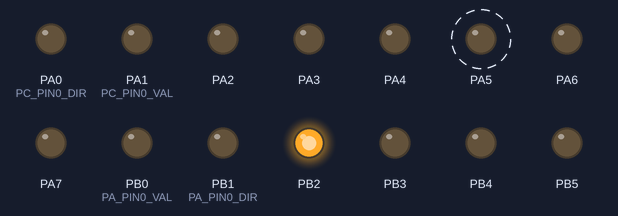
Recording of a program running on a simulated ATmega32, built with avr-gcc and emulated at 1 MHz. Parts: output pins drawn as LEDs (lit = HIGH). Dashed ring = blinking.

Above: at 0.3 s.
Timing chart, 0 to 3.0 s (numbered marks = the images above):
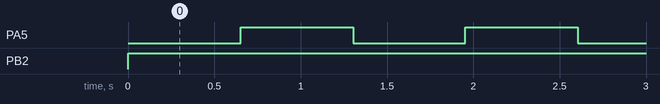

Measured:
- by itself, PA5: alternates HIGH for 0.65 s and LOW for 0.65 s
- by itself, PB2: LOW → HIGH at 0.00 s

The program:

main.c
```c
/*
 * main.c
 *
 *  Created on: Feb 7, 2023
 *      Author: 00214
 */
#include "stdTypes.h"
#include  "errorStates.h"

#include "DIO_int.h"
#include "LED_config.h"
#include "LED_int.h"
#include  <util/delay.h>
extern LED_t LED_AstrLedConfig [LED_NUM];


int main(void){
	DIO_enuInit();
	LED_enuInit(LED_AstrLedConfig);


	while(1)
	{

			LED_enuTurnON(&LED_AstrLedConfig[0]);
			_delay_ms(500);
			LED_enuTurnOFF(&LED_AstrLedConfig[0]);
			_delay_ms(500);
	}
	return 0;
}
```

LED_int.h
```c
/*
 * LED.int.h
 *
 *  Created on: Feb 7, 2023
 *      Author: 00214
 */

#ifndef LED_INT_H_
#define LED_INT_H_

ES_t LED_enuInit(LED_t * Copy_pstrLedConfig);
ES_t LED_enuTurnON(LED_t * Copy_pstrLedID);
ES_t LED_enuTurnOFF(LED_t * Copy_pstrLedID);

#endif /* LED_INT_H_ */
```

LED_priv.h
```c
/*
 * LED.priv.h
 *
 *  Created on: Feb 7, 2023
 *      Author: 00214
 */

#ifndef LED_PRIV_H_
#define LED_PRIV_H_

#define  LED_SINK       8
#define  LED_SOURCE     13

#define  LED_ON         9
#define  LED_OFF        123

#endif /* LED_PRIV_H_ */
```

LED_prog.c
```c
/*
 * LED.prog.c
 *
 *  Created on: Feb 7, 2023
 *      Author: 00214
 */
#include  "stdTypes.h"
#include  "errorStates.h"
#include  "LED_priv.h"
#include  "LED_config.h"
#include  "DIO_int.h"


ES_t LED_enuInit(LED_t * Copy_pstrLedConfig){
	ES_t Local_enuErrorState = ES_NOK;
	if(Copy_pstrLedConfig != NULL)
	{
		u8 Local_enuIterator =0;
		for(Local_enuIterator=0;Local_enuIterator <LED_NUM ;Local_enuIterator++)
		{
			Local_enuErrorState = DIO_enuSetPinDirection(Copy_pstrLedConfig[Local_enuIterator].LED_u8PortID, DIO_u8OUTPUT  , Copy_pstrLedConfig[Local_enuIterator].LED_u8PinID);
			if(Copy_pstrLedConfig[Local_enuIterator].LED_u8Connection == LED_SINK )
			{
				if(Copy_pstrLedConfig[Local_enuIterator].LED_u8InitState == LED_ON)
				{
					Local_enuErrorState = DIO_enuSetPinValue(Copy_pstrLedConfig[Local_enuIterator].LED_u8PortID,Copy_pstrLedConfig[Local_enuIterator].LED_u8PinID ,DIO_u8LOW);
				}
				else if(Copy_pstrLedConfig[Local_enuIterator].LED_u8InitState == LED_OFF)
				{
					Local_enuErrorState = DIO_enuSetPinValue(Copy_pstrLedConfig[Local_enuIterator].LED_u8PortID,Copy_pstrLedConfig[Local_enuIterator].LED_u8PinID ,DIO_u8HIGH);
				}
				else
				{
					return ES_OUT_OF_RANGE;
				}
			}
			else if(Copy_pstrLedConfig[Local_enuIterator].LED_u8Connection == LED_SOURCE )
			{
				if(Copy_pstrLedConfig[Local_enuIterator].LED_u8InitState == LED_ON)
				{
					Local_enuErrorState = DIO_enuSetPinValue(Copy_pstrLedConfig[Local_enuIterator].LED_u8PortID,Copy_pstrLedConfig[Local_enuIterator].LED_u8PinID ,DIO_u8HIGH);
				}
				else if(Copy_pstrLedConfig[Local_enuIterator].LED_u8InitState == LED_OFF)
				{
					Local_enuErrorState = DIO_enuSetPinValue(Copy_pstrLedConfig[Local_enuIterator].LED_u8PortID,Copy_pstrLedConfig[Local_enuIterator].LED_u8PinID ,DIO_u8LOW);
				}
				else
				{
						return ES_OUT_OF_RANGE;
				}
			}
			else{
				return ES_OUT_OF_RANGE;
			}
		}

	}
	else
	{
		Local_enuErrorState = ES_NULL_POINTER;
	}
return Local_enuErrorState;
}
ES_t LED_enuTurnON(LED_t * Copy_pstrLedID){
	ES_t Local_enuErrorState = ES_NOK;
	if(Copy_pstrLedID != NULL)
	{
		if(Copy_pstrLedID->LED_u8Connection == LED_SINK)
		{
			Local_enuErrorState = DIO_enuSetPinValue(Copy_pstrLedID->LED_u8PortID,Copy_pstrLedID->LED_u8PinID,DIO_u8LOW);
		}
		else if(Copy_pstrLedID->LED_u8Connection == LED_SOURCE)
		{
			Local_enuErrorState = DIO_enuSetPinValue(Copy_pstrLedID->LED_u8PortID,Copy_pstrLedID->LED_u8PinID,DIO_u8HIGH);
		}
		else
		{
			Local_enuErrorState = ES_OUT_OF_RANGE;
		}
	}
	else
	{
		Local_enuErrorState =ES_NULL_POINTER;
	}

	return Local_enuErrorState;
}
ES_t LED_enuTurnOFF(LED_t * Copy_pstrLedID){
	ES_t Local_enuErrorState = ES_NOK;
	if(Copy_pstrLedID != NULL)
		{
			if(Copy_pstrLedID->LED_u8Connection == LED_SINK)
			{
				Local_enuErrorState = DIO_enuSetPinValue(Copy_pstrLedID->LED_u8PortID,Copy_pstrLedID->LED_u8PinID,DIO_u8HIGH);
			}
			else if(Copy_pstrLedID->LED_u8Connection == LED_SOURCE)
			{
				Local_enuErrorState = DIO_enuSetPinValue(Copy_pstrLedID->LED_u8PortID,Copy_pstrLedID->LED_u8PinID,DIO_u8LOW);
			}
			else
			{
				Local_enuErrorState = ES_OUT_OF_RANGE;
			}
		}
		else
		{
			Local_enuErrorState =ES_NULL_POINTER;
		}

	return Local_enuErrorState;
}
```

errorStates.h
```c
/*
 * errorStates.h
 *
 *  Created on: Feb 2, 2023
 *      Author: 00214
 */

#ifndef ERRORSTATES_H_
#define ERRORSTATES_H_
typedef enum {
	ES_NOK , ES_OK , ES_NULL_POINTER , ES_OUT_OF_RANGE
}ES_t;

#endif /* ERRORSTATES_H_ */
```

LED_config.c
```c
/*
 * LED_config.c
 *
 *  Created on: Feb 7, 2023
 *      Author: 00214
 */
#include  "stdTypes.h"
#include  "errorStates.h"
#include  "DIO_int.h"
#include  "LED_config.h"
#include  "LED_priv.h"


LED_t LED_AstrLedConfig [LED_NUM]={
		{DIO_u8PORTA , DIO_u8PIN5 , LED_SINK  , LED_OFF },
		{DIO_u8PORTB , DIO_u8PIN2 , LED_SOURCE, LED_ON  },
		{DIO_u8PORTC , DIO_u8PIN1 , LED_SOURCE, LED_OFF }
};
```

LED_config.h
```c
/*
 * LED.config.h
 *
 *  Created on: Feb 7, 2023
 *      Author: 00214
 */

#ifndef LED_CONFIG_H_
#define LED_CONFIG_H_

#define LED_NUM  3

typedef struct
{
	u8 LED_u8PortID;
	u8 LED_u8PinID;
	u8 LED_u8Connection;
	u8 LED_u8InitState;
}LED_t;

#endif /* LED_CONFIG_H_ */
```

DIO_config.h
```c
/*
 * DIO_config.h
 *
 *  Created on: Feb 1, 2023
 *      Author: 00214
 */

#ifndef DIO_CONFIG_H_
#define DIO_CONFIG_H_

#define PA_PIN0_DIR   OUTPUT
#define PA_PIN1_DIR   OUTPUT
#define PA_PIN2_DIR   OUTPUT
#define PA_PIN3_DIR   OUTPUT
#define PA_PIN4_DIR   OUTPUT
#define PA_PIN5_DIR   OUTPUT
#define PA_PIN6_DIR   OUTPUT
#define PA_PIN7_DIR   OUTPUT
#define PA_PIN8_DIR   OUTPUT

#define PB_PIN0_DIR   OUTPUT
#define PB_PIN1_DIR   OUTPUT
#define PB_PIN2_DIR   OUTPUT
#define PB_PIN3_DIR   OUTPUT
#define PB_PIN4_DIR   OUTPUT
#define PB_PIN5_DIR   OUTPUT
#define PB_PIN6_DIR   OUTPUT
#define PB_PIN7_DIR   OUTPUT
#define PB_PIN8_DIR   OUTPUT

#define PC_PIN0_DIR   INPUT
#define PC_PIN1_DIR   OUTPUT
#define PC_PIN2_DIR   INPUT
#define PC_PIN3_DIR   OUTPUT
#define PC_PIN4_DIR   OUTPUT
#define PC_PIN5_DIR   INPUT
#define PC_PIN6_DIR   INPUT
#define PC_PIN7_DIR   OUTPUT
#define PC_PIN8_DIR   INPUT

#define PD_PIN0_DIR   INPUT
#define PD_PIN1_DIR   OUTPUT
#define PD_PIN2_DIR   INPUT
#define PD_PIN3_DIR   INPUT
#define PD_PIN4_DIR   OUTPUT
#define PD_PIN5_DIR   INPUT
#define PD_PIN6_DIR   INPUT
#define PD_PIN7_DIR   OUTPUT
#define PD_PIN8_DIR   INPUT

#define PA_PIN0_VAL   LOW
#define PA_PIN1_VAL   LOW
#define PA_PIN2_VAL   LOW
#define PA_PIN3_VAL   LOW
#define PA_PIN4_VAL   LOW
#define PA_PIN5_VAL   LOW
#define PA_PIN6_VAL   LOW
#define PA_PIN7_VAL   LOW
#define PA_PIN8_VAL   LOW

#define PB_PIN0_VAL   LOW
#define PB_PIN1_VAL   LOW
#define PB_PIN2_VAL   LOW
#define PB_PIN3_VAL   LOW
#define PB_PIN4_VAL   LOW
#define PB_PIN5_VAL   LOW
#define PB_PIN6_VAL   LOW
#define PB_PIN7_VAL   LOW
#define PB_PIN8_VAL   LOW

#define PC_PIN0_VAL   HIGH
#define PC_PIN1_VAL   LOW
#define PC_PIN2_VAL   FLOAT
#define PC_PIN3_VAL   PULL_UP
#define PC_PIN4_VAL   HIGH
#define PC_PIN5_VAL   LOW
#define PC_PIN6_VAL   FLOAT
#define PC_PIN7_VAL   PULL_UP
#define PC_PIN8_VAL   HIGH

#define PD_PIN0_VAL   HIGH
#define PD_PIN1_VAL   LOW
#define PD_PIN2_VAL   FLOAT
#define PD_PIN3_VAL   PULL_UP
#define PD_PIN4_VAL   HIGH
#define PD_PIN5_VAL   LOW
#define PD_PIN6_VAL   FLOAT
#define PD_PIN7_VAL   PULL_UP
#define PD_PIN8_VAL   HIGH

#endif /* DIO_CONFIG_H_ */
```

DIO_int.h
```c
/*
 * DIO_int.h
 *
 *  Created on: Feb 1, 2023
 *      Author: 00214
 */

#ifndef DIO_INT_H_
#define DIO_INT_H_
//port A B C D
#define DIO_u8PORTA   0
#define DIO_u8PORTB   1
#define DIO_u8PORTC   2
#define DIO_u8PoRTD   3

#define DIO_u8PIN0   0
#define DIO_u8PIN1   1
#define DIO_u8PIN2   2
#define DIO_u8PIN3   3
#define DIO_u8PIN4   4
#define DIO_u8PIN5   5
#define DIO_u8PIN6   6
#define DIO_u8PIN7   7


#define DIO_u8HIGH     1
#define DIO_u8LOW      0
#define DIO_u8FLOAT    0
#define DIO_u8PULL_UP  1

#define DIO_u8INPUT    0
#define DIO_u8OUTPUT   1


ES_t DIO_enuInit(void); //pre_build conf

ES_t DIO_enuSetPortDirection(u8 Copy_u8PortID , u8 Copy_u8Value); //I/O
ES_t DIO_enuSetValue(u8 Copy_u8PortID , u8 Copy_u8Value);// H/L
ES_t DIO_enuTogPortValue(u8 Copy_u8PortID); // tog
ES_t DIO_enuGetPortValue(u8 Copy_u8PortID ,u8 * Copy_pu8Value); // Get Value h/l
//pins
ES_t DIO_enuSetPinDirection(u8 Copy_u8PortID , u8 Copy_u8Value ,u8 Copy_u8PinID); //I/O
ES_t DIO_enuSetPinValue(u8 Copy_u8PortID ,u8 Copy_u8PinID ,u8 Copy_u8Value);// H/L
ES_t DIO_enuTogPinValue(u8 Copy_u8PortID ,u8 Copy_u8PinID); // tog
ES_t DIO_enuGetPinValue(u8 Copy_u8PortID ,u8 * Copy_pu8Value , u8 Copy_u8PinID); // Get Value

#endif /* DIO_INT_H_ */
```

DIO_priv.h
```c
/*
 * DIO_priv.h
 *
 *  Created on: Feb 1, 2023
 *      Author: 00214
 */

#ifndef DIO_PRIV_H_
#define DIO_PRIV_H_

#define INPUT      0
#define OUTPUT     1

#define  HIGH      1
#define  LOW       0
#define  FLOAT     0
#define  PULL_UP   1

#define DIO_PORTA  0
#define DIO_PORTB  1
#define DIO_PORTC  2
#define DIO_PORTD  3

#define DIO_PIN0   0
#define DIO_PIN1   1
#define DIO_PIN2   2
#define DIO_PIN3   3
#define DIO_PIN4   4
#define DIO_PIN5   5
#define DIO_PIN6   6
#define DIO_PIN7   7

#define DIO_MASK_BIT  1

#define DDRA   *((u8*)0x3A)
#define PORTA  *((u8*)0x3B)
#define PINA   *((volatile u8*)0x39)

#define DDRB   *((u8*)0x37)
#define PORTB  *((u8*)0x38)
#define PINB   *((volatile u8*)0x36)

#define DDRC   *((u8*)0x34)
#define PORTC  *((u8*)0x35)
#define PINC   *((volatile u8*)0x33)

#define DDRD   *((u8*)0x31)
#define PORTD  *((u8*)0x32)
#define PIND   *((volatile u8*)0x30)


#define   CONC_HELP(b7,b6,b5,b4,b3,b2,b1,b0)    0b##b7##b6##b5##b4##b3##b2##b1##b0
#define   CONC(b7,b6,b5,b4,b3,b2,b1,b0)    CONC_HELP(b7,b6,b5,b4,b3,b2,b1,b0)

#endif /* DIO_PRIV_H_ */
```

DIO_prog.c
```c
/*
 * DIO_prog.c
 *
 *  Created on: Feb 1, 2023
 *      Author: 00214
 */
#include "stdTypes.h"
#include "errorStates.h"
#include "DIO_priv.h"
#include "DIO_config.h"
#include "DIO_int.h"

ES_t DIO_enuInit(void){
	ES_t Local_enuErrorState  = ES_NOK ;

    DDRA = CONC(PA_PIN7_DIR,PA_PIN6_DIR,PA_PIN5_DIR,PA_PIN4_DIR,PA_PIN3_DIR,PA_PIN2_DIR,PA_PIN1_DIR,PA_PIN0_DIR);
    DDRB = CONC(PB_PIN7_DIR,PB_PIN6_DIR,PB_PIN5_DIR,PB_PIN4_DIR,PB_PIN3_DIR,PB_PIN2_DIR,PB_PIN1_DIR,PB_PIN0_DIR);
	DDRC = CONC(PC_PIN7_DIR,PC_PIN6_DIR,PC_PIN5_DIR,PC_PIN4_DIR,PC_PIN3_DIR,PC_PIN2_DIR,PC_PIN1_DIR,PC_PIN0_DIR);
	DDRD = CONC(PD_PIN7_DIR,PD_PIN6_DIR,PD_PIN5_DIR,PD_PIN4_DIR,PD_PIN3_DIR,PD_PIN2_DIR,PD_PIN1_DIR,PD_PIN0_DIR);

	PORTA =  CONC(PA_PIN7_VAL,PA_PIN6_VAL,PA_PIN5_VAL,PA_PIN4_VAL,PA_PIN3_VAL,PA_PIN2_VAL,PA_PIN1_VAL,PA_PIN0_VAL);
	PORTB =  CONC(PB_PIN7_VAL,PB_PIN6_VAL,PB_PIN5_VAL,PB_PIN4_VAL,PB_PIN3_VAL,PB_PIN2_VAL,PB_PIN1_VAL,PB_PIN0_VAL);
	PORTC =  CONC(PC_PIN7_VAL,PC_PIN6_VAL,PC_PIN5_VAL,PC_PIN4_VAL,PC_PIN3_VAL,PC_PIN2_VAL,PC_PIN1_VAL,PC_PIN0_VAL);
//	PORTD =  CONC(PD_PIN7_VAL,PD_PIN6_VAL,PD_PIN5_VAL,PD_PIN4_VAL,PD_PIN3_VAL,PD_PIN2_VAL,PD_PIN1_VAL,PD_PIN0_VAL);
	Local_enuErrorState  = ES_OK;
	return Local_enuErrorState;
}

ES_t DIO_enuSetPortDirection(u8 Copy_u8PortID , u8 Copy_u8Value){
	ES_t Local_enuErrorState  = ES_NOK ;
     if(Copy_u8PortID <= DIO_PORTD){
    	 switch(Copy_u8PortID)
    	 {
    	 case DIO_PORTA :
    		 DDRA = Copy_u8Value;
    		 break;
    	 case DIO_PORTB :
    	     DDRB = Copy_u8Value;
    	     break;
    	 case DIO_PORTC :
    	     DDRC = Copy_u8Value;
    	     break;
    	 case DIO_PORTD :
    	     DDRD = Copy_u8Value;
    	     break;
    	 }
    	 Local_enuErrorState = ES_OK;
     }
     else{
    	 Local_enuErrorState = ES_OUT_OF_RANGE;  // ERROR ID
     }

	return Local_enuErrorState;
}
ES_t DIO_enuSetValue(u8 Copy_u8PortID , u8 Copy_u8Value){
	ES_t Local_enuErrorState  = ES_NOK ;
	 if(Copy_u8PortID <= DIO_PORTD){
	    	 switch(Copy_u8PortID)
	    	 {
	    	 case DIO_PORTA :
	    		 PORTA = Copy_u8Value;
	    		 break;
	    	 case DIO_PORTB :
	    	     PORTB = Copy_u8Value;
	    	     break;
	    	 case DIO_PORTC :
	    	     PORTC = Copy_u8Value;
	    	     break;
	    	 case DIO_PORTD :
	    	     PORTD = Copy_u8Value;
	    	     break;
	    	 }
	    	 Local_enuErrorState = ES_OK;
	     }
	     else{
	    	 Local_enuErrorState = ES_OUT_OF_RANGE;  // ERROR ID
	     }
	return Local_enuErrorState;
}
ES_t DIO_enuTogPortValue(u8 Copy_u8PortID){
	ES_t Local_enuErrorState  = ES_NOK ;
	 if(Copy_u8PortID <= DIO_PORTD){
	    	 switch(Copy_u8PortID)
	    	 {
	    	 case DIO_PORTA :
	    		 PORTA = ~PORTA;
	    		 break;
	    	 case DIO_PORTB :
	    		 PORTB = ~PORTB;
	    	     break;
	    	 case DIO_PORTC :
	    		 PORTC = ~PORTC;
	    	     break;
	    	 case DIO_PORTD :
	    		 PORTD = ~PORTD;
	    	     break;
	    	 }
	    	 Local_enuErrorState = ES_OK;
	     }
	     else{
	    	 Local_enuErrorState = ES_OUT_OF_RANGE;  // ERROR ID
	     }
	return Local_enuErrorState;
}
ES_t DIO_enuGetPortValue(u8 Copy_u8PortID ,u8 * Copy_pu8Value){
	ES_t Local_enuErrorState  = ES_NOK ;
	if(Copy_pu8Value != NULL){
			 if(Copy_u8PortID <= DIO_PORTD){
				     switch(Copy_u8PortID)
				     {
				      case DIO_PORTA :
				    	  * Copy_pu8Value = PINA;
				    	 break;
				      case DIO_PORTB :
				    	  * Copy_pu8Value = PINB;
				         break;
				      case DIO_PORTC :
				    	  * Copy_pu8Value = PINC;
				    	 break;
				      case DIO_PORTD :
				    	  * Copy_pu8Value = PIND;
				    	 break;
				       }
				    	 Local_enuErrorState = ES_OK;
				     }
			  else {
				    	Local_enuErrorState = ES_OUT_OF_RANGE;  // ERROR ID
				  }
	}
	else{
		Local_enuErrorState = ES_NULL_POINTER;
	}

	return Local_enuErrorState;
}
//pins
ES_t DIO_enuSetPinDirection(u8 Copy_u8PortID , u8 Copy_u8Value ,u8 Copy_u8PinID){
	ES_t Local_enuErrorState  = ES_NOK ;
	if((Copy_u8PortID <= DIO_PORTD) && (Copy_u8PinID <=DIO_PIN7) && (Copy_u8Value <= OUTPUT)){
		switch(Copy_u8PortID){
		case DIO_PORTA:
			DDRA &=~(DIO_MASK_BIT <<Copy_u8PinID); //clear
			DDRA |=(Copy_u8Value <<Copy_u8PinID);//set
		break;
		case DIO_PORTB:
			DDRB &=~(DIO_MASK_BIT <<Copy_u8PinID); //clear
			DDRB |=(Copy_u8Value <<Copy_u8PinID);//set
		break;
		case DIO_PORTC:
			DDRC &=~(DIO_MASK_BIT <<Copy_u8PinID); //clear
			DDRC |=(Copy_u8Value <<Copy_u8PinID);//set
		break;
		case DIO_PORTD:
			DDRD &=~(DIO_MASK_BIT <<Copy_u8PinID); //clear
			DDRD |=(Copy_u8Value <<Copy_u8PinID);//set
		break;
		}
		Local_enuErrorState = ES_OK;
	}
	else{
		Local_enuErrorState = ES_OUT_OF_RANGE;
	}
	return Local_enuErrorState;
}
ES_t DIO_enuSetPinValue(u8 Copy_u8PortID ,u8 Copy_u8PinID ,u8 Copy_u8Value){
	ES_t Local_enuErrorState  = ES_NOK ;
		if((Copy_u8PortID <= DIO_PORTD) && (Copy_u8PinID <=DIO_PIN7) && (Copy_u8Value <= OUTPUT)){
			switch(Copy_u8PortID){
			case DIO_PORTA:
				PORTA &=~(DIO_MASK_BIT <<Copy_u8PinID); //clear
				PORTA |=(Copy_u8Value <<Copy_u8PinID);//set
			break;
			case DIO_PORTB:
				PORTB &=~(DIO_MASK_BIT <<Copy_u8PinID); //clear
				PORTB |=(Copy_u8Value <<Copy_u8PinID);//set
			break;
			case DIO_PORTC:
				PORTC &=~(DIO_MASK_BIT <<Copy_u8PinID); //clear
				PORTC |=(Copy_u8Value <<Copy_u8PinID);//set
			break;
			case DIO_PORTD:
				PORTD &=~(DIO_MASK_BIT <<Copy_u8PinID); //clear
				PORTD |=(Copy_u8Value <<Copy_u8PinID);//set
			break;
			}
			Local_enuErrorState = ES_OK;
		}
		else{
			Local_enuErrorState = ES_OUT_OF_RANGE;
		}

	return Local_enuErrorState;
}
ES_t DIO_enuTogPinValue(u8 Copy_u8PortID ,u8 Copy_u8PinID){
	ES_t Local_enuErrorState  = ES_NOK ;
	if((Copy_u8PortID <= DIO_PORTD) && (Copy_u8PinID <=DIO_PIN7)){
			switch(Copy_u8PortID){
			case DIO_PORTA:
				PORTA ^=(DIO_MASK_BIT <<Copy_u8PinID);
			break;
			case DIO_PORTB:
				PORTB ^=(DIO_MASK_BIT <<Copy_u8PinID);
			break;
			case DIO_PORTC:
				PORTC ^=(DIO_MASK_BIT <<Copy_u8PinID);
			break;
			case DIO_PORTD:
				PORTD ^=(DIO_MASK_BIT <<Copy_u8PinID);
			break;
			}
			Local_enuErrorState = ES_OK;
		}
		else{
			Local_enuErrorState = ES_OUT_OF_RANGE;
		}

	return Local_enuErrorState;
}
ES_t DIO_enuGetPinValue(u8 Copy_u8PortID ,u8 * Copy_pu8Value , u8 Copy_u8PinID){
	ES_t Local_enuErrorState  = ES_NOK ;
	if(Copy_pu8Value != NULL){
		if((Copy_u8PortID <= DIO_PORTD) && (Copy_u8PinID <=DIO_PIN7)){
			switch(Copy_u8PortID)
			{
			case DIO_PORTA :
				 * Copy_pu8Value = ((PINA>>Copy_u8PinID)&DIO_MASK_BIT);
			break;
			case DIO_PORTB :
			     * Copy_pu8Value = ((PINB>>Copy_u8PinID)&DIO_MASK_BIT);
			break;
			case DIO_PORTC :
				* Copy_pu8Value =  ((PINC>>Copy_u8PinID)&DIO_MASK_BIT) ;
			break;
			case DIO_PORTD :
				 * Copy_pu8Value = ((PIND>>Copy_u8PinID)&DIO_MASK_BIT) ;
			break;
			}
				 Local_enuErrorState = ES_OK;
			}
		else {
				 Local_enuErrorState = ES_OUT_OF_RANGE;  // ERROR ID
		}
	}
	else{
		 Local_enuErrorState = ES_NULL_POINTER;
	}

	return Local_enuErrorState;
}
```

stdTypes.h
```c
#ifndef STDTYPES_H_
#define STDTYPES_H_


typedef unsigned char         u8   ;
typedef unsigned short int    u16  ;
typedef unsigned long int     u32  ;

typedef signed char           s8   ;
typedef signed short int      s16  ;
typedef signed long int       s32  ;

typedef float                 f32  ;
typedef double                f64  ;
typedef long double           f80  ;

#define NULL		(void*)0

#endif
```
